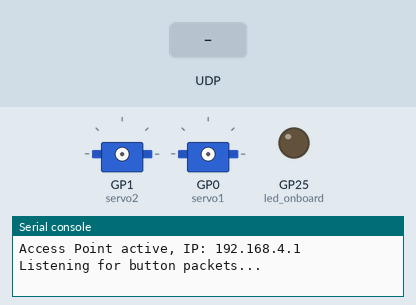
Simulated run of this program. Board: Raspberry Pi Pico running MicroPython. Shown: 2 × servo, output pins drawn as LEDs (lit = HIGH), the last lines printed to the serial console. The test bench sets the inputs (shaded band). The board's own WiFi access point starts at once; servo angles are drawn from the pulse width (0.5 ms = 0°, 2.5 ms = 180°).

Above: at 3.2 s.
3.3 s: UDP packet "OI" arrives
4.8 s: UDP packet "OO" arrives
At 5.9 s:
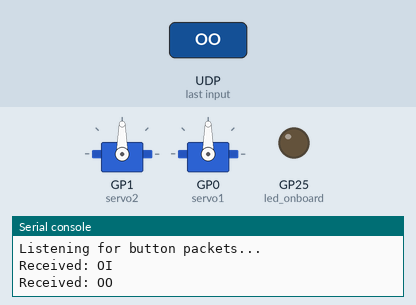
6.3 s: UDP packet "II" arrives
At 7.0 s:
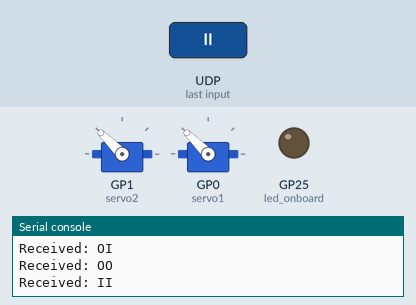
7.8 s: UDP packet "BOI" arrives
At 8.2 s:
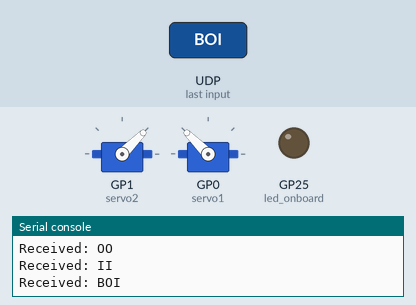
9.3 s: UDP packet "BII" arrives
At 10.5 s:
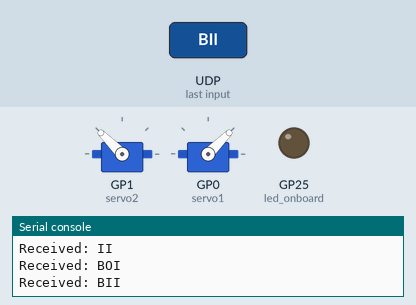
Timing chart, 0 to 11.8 s (numbered marks = the images above; inputs shaded):
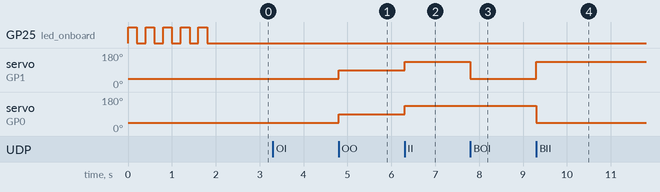

The program:

servo_car.py
```python
# pico_ap_led.py
import network
import socket
from machine import Pin, PWM
import time

led_onboard = machine.Pin("LED",machine.Pin.OUT)


servo1 = PWM(Pin(0))
servo2 = PWM(Pin(1))

servo1.freq(50)
servo2.freq(50)


def set_servo_ms(servo, ms):
    duty = int((ms / 20.0) * 65535)
    servo.duty_u16(duty)

# -------- Controls ---------

def stop(serv):
    set_servo_ms(serv,1.5)   # 1.5 ms → stop

def full_speed_cw(serv):
    set_servo_ms(serv,2.0)   # 2.0 ms → CW max

def full_speed_ccw(serv):
    set_servo_ms(serv,1.0)   # 1.0 ms → CCW max

def slow_cw(serv):
    set_servo_ms(serv,1.7)   # Slightly above 1.5 ms

def slow_ccw(serv):
    set_servo_ms(serv,1.3)   # Slightly below 1.5 ms


def raketovy_pohon2():
    full_speed_ccw(servo2)
    full_speed_cw(servo1)

def raketove_otacanie1():
    full_speed_ccw(servo2)
    full_speed_ccw(servo1)

def raketove_otacanie2():
    full_speed_cw(servo2)
    full_speed_cw(servo1)


def raketovy_reverse2():
    full_speed_cw(servo2)
    full_speed_ccw(servo1)


def stop1():
    stop(servo1)
    stop(servo2)

def stop2():
    stop(servo2)
    stop(servo1)


'''

'''
# Start wifi Access Point
ap = network.WLAN(network.AP_IF)
ap.config(essid='PICO_LED_AP', password='12345678')
ap.active(True)
print('Access Point active, IP:', ap.ifconfig()[0])

# UDP setup
udp = socket.socket(socket.AF_INET, socket.SOCK_DGRAM)
udp.bind(('0.0.0.0', 5005))
for i in range(5):
    led_onboard.toggle()
    time.sleep(0.2)
    led_onboard.toggle()
    time.sleep(0.2)
print("Listening for button packets...")

while True:
    data, addr = udp.recvfrom(1024)
    msg = data.decode().strip()
    print("Received:", msg)

    if msg == "OI":
        raketove_otacanie1()
    elif msg == "OO":
        stop1()
    if msg == "II":
        raketove_otacanie2()
    elif msg == "IO":
        stop1()

    if msg == "BOI":
        raketovy_pohon2()
    elif msg == "BOO":
        stop2()
    if msg == "BII":
        raketovy_reverse2()
    elif msg == "BIO":
        stop2()
```

Measured:
- after the input at 4.8 s, servo on GP1 (servo2), servo on GP0 (servo1): 45° → 90° at once
- after the input at 6.3 s, servo on GP1 (servo2), servo on GP0 (servo1): 90° → 135° at once
- after the input at 7.8 s, servo on GP1 (servo2): 135° → 45° at once
- after the input at 9.3 s, servo on GP1 (servo2): 45° → 135° at once; servo on GP0 (servo1): 135° → 45° at once
